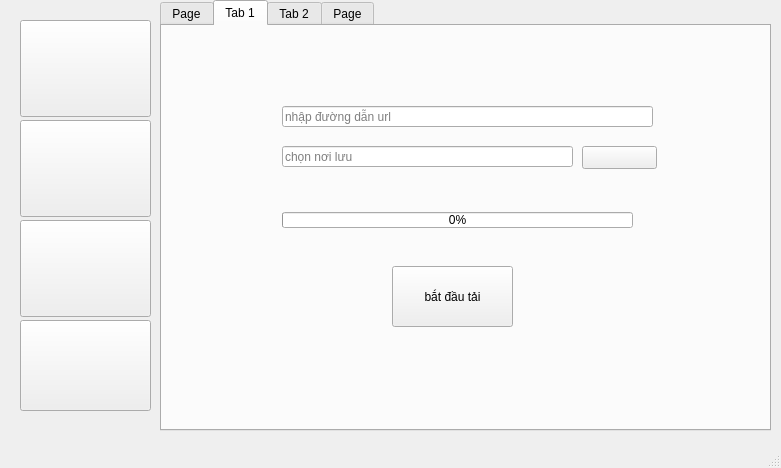
<?xml version="1.0" encoding="UTF-8"?>
<ui version="4.0">
 <class>MainWindow</class>
 <widget class="QMainWindow" name="MainWindow">
  <property name="geometry">
   <rect>
    <x>0</x>
    <y>0</y>
    <width>781</width>
    <height>468</height>
   </rect>
  </property>
  <property name="windowTitle">
   <string>MainWindow</string>
  </property>
  <widget class="QWidget" name="centralwidget">
   <widget class="QTabWidget" name="tabWidget">
    <property name="geometry">
     <rect>
      <x>160</x>
      <y>0</y>
      <width>611</width>
      <height>431</height>
     </rect>
    </property>
    <property name="layoutDirection">
     <enum>Qt::LeftToRight</enum>
    </property>
    <property name="currentIndex">
     <number>1</number>
    </property>
    <widget class="QWidget" name="tab_5">
     <attribute name="title">
      <string>Page</string>
     </attribute>
     <widget class="QGroupBox" name="groupBox">
      <property name="geometry">
       <rect>
        <x>40</x>
        <y>60</y>
        <width>241</width>
        <height>141</height>
       </rect>
      </property>
      <property name="title">
       <string/>
      </property>
      <widget class="QLabel" name="label_8">
       <property name="geometry">
        <rect>
         <x>110</x>
         <y>50</y>
         <width>111</width>
         <height>61</height>
        </rect>
       </property>
       <property name="font">
        <font>
         <pointsize>16</pointsize>
        </font>
       </property>
       <property name="text">
        <string>Tải bất kỳ tệp tin nào</string>
       </property>
       <property name="scaledContents">
        <bool>true</bool>
       </property>
       <property name="wordWrap">
        <bool>true</bool>
       </property>
      </widget>
      <widget class="QLabel" name="label_9">
       <property name="geometry">
        <rect>
         <x>20</x>
         <y>30</y>
         <width>81</width>
         <height>91</height>
        </rect>
       </property>
       <property name="text">
        <string/>
       </property>
       <property name="pixmap">
        <pixmap resource="photo.qrc">:/icons/abc.png</pixmap>
       </property>
       <property name="scaledContents">
        <bool>true</bool>
       </property>
      </widget>
     </widget>
     <widget class="QGroupBox" name="groupBox_2">
      <property name="geometry">
       <rect>
        <x>330</x>
        <y>60</y>
        <width>241</width>
        <height>141</height>
       </rect>
      </property>
      <property name="title">
       <string/>
      </property>
      <widget class="QLabel" name="label_10">
       <property name="geometry">
        <rect>
         <x>110</x>
         <y>50</y>
         <width>121</width>
         <height>61</height>
        </rect>
       </property>
       <property name="font">
        <font>
         <pointsize>14</pointsize>
        </font>
       </property>
       <property name="text">
        <string>Tải video trên youtube</string>
       </property>
       <property name="scaledContents">
        <bool>true</bool>
       </property>
       <property name="wordWrap">
        <bool>true</bool>
       </property>
      </widget>
      <widget class="QLabel" name="label_11">
       <property name="geometry">
        <rect>
         <x>20</x>
         <y>30</y>
         <width>81</width>
         <height>91</height>
        </rect>
       </property>
       <property name="text">
        <string/>
       </property>
       <property name="pixmap">
        <pixmap resource="photo.qrc">:/icons/youtube.png</pixmap>
       </property>
       <property name="scaledContents">
        <bool>true</bool>
       </property>
      </widget>
     </widget>
     <widget class="QGroupBox" name="groupBox_4">
      <property name="geometry">
       <rect>
        <x>330</x>
        <y>230</y>
        <width>241</width>
        <height>141</height>
       </rect>
      </property>
      <property name="title">
       <string/>
      </property>
      <widget class="QLabel" name="label_12">
       <property name="geometry">
        <rect>
         <x>110</x>
         <y>30</y>
         <width>111</width>
         <height>81</height>
        </rect>
       </property>
       <property name="font">
        <font>
         <pointsize>14</pointsize>
        </font>
       </property>
       <property name="text">
        <string>Thay đổi theme và cài đặt</string>
       </property>
       <property name="scaledContents">
        <bool>true</bool>
       </property>
       <property name="wordWrap">
        <bool>true</bool>
       </property>
      </widget>
      <widget class="QLabel" name="label_13">
       <property name="geometry">
        <rect>
         <x>20</x>
         <y>20</y>
         <width>91</width>
         <height>101</height>
        </rect>
       </property>
       <property name="text">
        <string/>
       </property>
       <property name="pixmap">
        <pixmap resource="photo.qrc">:/icons/fix.png</pixmap>
       </property>
       <property name="scaledContents">
        <bool>true</bool>
       </property>
      </widget>
     </widget>
     <widget class="QGroupBox" name="groupBox_3">
      <property name="geometry">
       <rect>
        <x>40</x>
        <y>230</y>
        <width>241</width>
        <height>141</height>
       </rect>
      </property>
      <property name="title">
       <string/>
      </property>
      <widget class="QLabel" name="label_14">
       <property name="geometry">
        <rect>
         <x>110</x>
         <y>30</y>
         <width>111</width>
         <height>81</height>
        </rect>
       </property>
       <property name="font">
        <font>
         <pointsize>14</pointsize>
        </font>
       </property>
       <property name="text">
        <string>Tải danh sách video</string>
       </property>
       <property name="scaledContents">
        <bool>true</bool>
       </property>
       <property name="wordWrap">
        <bool>true</bool>
       </property>
      </widget>
      <widget class="QLabel" name="label_15">
       <property name="geometry">
        <rect>
         <x>20</x>
         <y>20</y>
         <width>81</width>
         <height>101</height>
        </rect>
       </property>
       <property name="text">
        <string/>
       </property>
       <property name="pixmap">
        <pixmap resource="photo.qrc">:/icons/playlist.png</pixmap>
       </property>
       <property name="scaledContents">
        <bool>true</bool>
       </property>
      </widget>
     </widget>
    </widget>
    <widget class="QWidget" name="tab">
     <attribute name="title">
      <string>Tab 1</string>
     </attribute>
     <widget class="QLineEdit" name="lineEdit">
      <property name="geometry">
       <rect>
        <x>120</x>
        <y>80</y>
        <width>371</width>
        <height>21</height>
       </rect>
      </property>
      <property name="placeholderText">
       <string>nhập đường dẫn url</string>
      </property>
     </widget>
     <widget class="QLineEdit" name="lineEdit_2">
      <property name="geometry">
       <rect>
        <x>120</x>
        <y>120</y>
        <width>291</width>
        <height>21</height>
       </rect>
      </property>
      <property name="placeholderText">
       <string>chọn nơi lưu</string>
      </property>
     </widget>
     <widget class="QPushButton" name="pushButton_2">
      <property name="geometry">
       <rect>
        <x>420</x>
        <y>120</y>
        <width>75</width>
        <height>23</height>
       </rect>
      </property>
      <property name="text">
       <string/>
      </property>
      <property name="icon">
       <iconset>
        <normaloff>icons/search.png</normaloff>icons/search.png</iconset>
      </property>
     </widget>
     <widget class="QProgressBar" name="progressBar">
      <property name="geometry">
       <rect>
        <x>120</x>
        <y>186</y>
        <width>351</width>
        <height>16</height>
       </rect>
      </property>
      <property name="value">
       <number>0</number>
      </property>
     </widget>
     <widget class="QPushButton" name="pushButton_8">
      <property name="geometry">
       <rect>
        <x>230</x>
        <y>240</y>
        <width>121</width>
        <height>61</height>
       </rect>
      </property>
      <property name="text">
       <string>bắt đầu tải</string>
      </property>
     </widget>
    </widget>
    <widget class="QWidget" name="tab_2">
     <attribute name="title">
      <string>Tab 2</string>
     </attribute>
     <widget class="QTabWidget" name="tabWidget_2">
      <property name="enabled">
       <bool>true</bool>
      </property>
      <property name="geometry">
       <rect>
        <x>30</x>
        <y>0</y>
        <width>561</width>
        <height>451</height>
       </rect>
      </property>
      <property name="layoutDirection">
       <enum>Qt::LeftToRight</enum>
      </property>
      <property name="currentIndex">
       <number>0</number>
      </property>
      <widget class="QWidget" name="tab_3">
       <attribute name="title">
        <string>1 video</string>
       </attribute>
       <widget class="QLineEdit" name="lineEdit_3">
        <property name="geometry">
         <rect>
          <x>70</x>
          <y>60</y>
          <width>361</width>
          <height>31</height>
         </rect>
        </property>
        <property name="text">
         <string/>
        </property>
        <property name="placeholderText">
         <string>Nhập đường dẫn của youtube</string>
        </property>
       </widget>
       <widget class="QLineEdit" name="lineEdit_4">
        <property name="geometry">
         <rect>
          <x>70</x>
          <y>100</y>
          <width>361</width>
          <height>31</height>
         </rect>
        </property>
        <property name="placeholderText">
         <string>Chọn thư mục lưu</string>
        </property>
       </widget>
       <widget class="QPushButton" name="pushButton_3">
        <property name="geometry">
         <rect>
          <x>440</x>
          <y>60</y>
          <width>75</width>
          <height>31</height>
         </rect>
        </property>
        <property name="text">
         <string/>
        </property>
        <property name="icon">
         <iconset>
          <normaloff>icons/check.png</normaloff>icons/check.png</iconset>
        </property>
        <property name="iconSize">
         <size>
          <width>21</width>
          <height>21</height>
         </size>
        </property>
       </widget>
       <widget class="QPushButton" name="pushButton_4">
        <property name="geometry">
         <rect>
          <x>440</x>
          <y>100</y>
          <width>75</width>
          <height>31</height>
         </rect>
        </property>
        <property name="text">
         <string/>
        </property>
        <property name="icon">
         <iconset>
          <normaloff>icons/save.png</normaloff>icons/save.png</iconset>
        </property>
        <property name="iconSize">
         <size>
          <width>20</width>
          <height>20</height>
         </size>
        </property>
       </widget>
       <widget class="QPushButton" name="pushButton_5">
        <property name="geometry">
         <rect>
          <x>240</x>
          <y>310</y>
          <width>91</width>
          <height>31</height>
         </rect>
        </property>
        <property name="text">
         <string>bắt đầu tải</string>
        </property>
       </widget>
       <widget class="QProgressBar" name="progressBar_2">
        <property name="geometry">
         <rect>
          <x>80</x>
          <y>200</y>
          <width>411</width>
          <height>16</height>
         </rect>
        </property>
        <property name="value">
         <number>0</number>
        </property>
       </widget>
       <widget class="QLabel" name="label">
        <property name="geometry">
         <rect>
          <x>90</x>
          <y>160</y>
          <width>111</width>
          <height>20</height>
         </rect>
        </property>
        <property name="text">
         <string>chất lượng video</string>
        </property>
       </widget>
       <widget class="QComboBox" name="comboBox">
        <property name="geometry">
         <rect>
          <x>210</x>
          <y>160</y>
          <width>211</width>
          <height>22</height>
         </rect>
        </property>
       </widget>
       <widget class="QLabel" name="label_5">
        <property name="geometry">
         <rect>
          <x>30</x>
          <y>250</y>
          <width>91</width>
          <height>16</height>
         </rect>
        </property>
        <property name="text">
         <string/>
        </property>
       </widget>
      </widget>
      <widget class="QWidget" name="tab_4">
       <attribute name="title">
        <string>nhiều video</string>
       </attribute>
       <widget class="QLineEdit" name="lineEdit_5">
        <property name="geometry">
         <rect>
          <x>90</x>
          <y>50</y>
          <width>411</width>
          <height>31</height>
         </rect>
        </property>
        <property name="font">
         <font>
          <family>Segoe UI</family>
         </font>
        </property>
        <property name="placeholderText">
         <string>nhập url abum</string>
        </property>
       </widget>
       <widget class="QLineEdit" name="lineEdit_6">
        <property name="geometry">
         <rect>
          <x>90</x>
          <y>90</y>
          <width>361</width>
          <height>31</height>
         </rect>
        </property>
        <property name="font">
         <font>
          <family>Segoe UI</family>
         </font>
        </property>
        <property name="placeholderText">
         <string>Nơi lưu</string>
        </property>
       </widget>
       <widget class="QPushButton" name="pushButton_6">
        <property name="geometry">
         <rect>
          <x>460</x>
          <y>90</y>
          <width>41</width>
          <height>31</height>
         </rect>
        </property>
        <property name="text">
         <string/>
        </property>
        <property name="icon">
         <iconset>
          <normaloff>icons/save.png</normaloff>icons/save.png</iconset>
        </property>
        <property name="iconSize">
         <size>
          <width>20</width>
          <height>20</height>
         </size>
        </property>
       </widget>
       <widget class="QLabel" name="label_2">
        <property name="geometry">
         <rect>
          <x>90</x>
          <y>150</y>
          <width>111</width>
          <height>20</height>
         </rect>
        </property>
        <property name="font">
         <font>
          <family>Segoe UI</family>
          <pointsize>10</pointsize>
          <weight>75</weight>
          <bold>true</bold>
         </font>
        </property>
        <property name="text">
         <string>chất lượng video</string>
        </property>
       </widget>
       <widget class="QComboBox" name="comboBox_2">
        <property name="geometry">
         <rect>
          <x>210</x>
          <y>150</y>
          <width>211</width>
          <height>22</height>
         </rect>
        </property>
        <item>
         <property name="text">
          <string>1080</string>
         </property>
        </item>
        <item>
         <property name="text">
          <string>720</string>
         </property>
        </item>
        <item>
         <property name="text">
          <string>480</string>
         </property>
        </item>
        <item>
         <property name="text">
          <string>360</string>
         </property>
        </item>
       </widget>
       <widget class="QProgressBar" name="progressBar_3">
        <property name="geometry">
         <rect>
          <x>90</x>
          <y>270</y>
          <width>371</width>
          <height>13</height>
         </rect>
        </property>
        <property name="value">
         <number>0</number>
        </property>
       </widget>
       <widget class="QPushButton" name="pushButton_7">
        <property name="geometry">
         <rect>
          <x>240</x>
          <y>310</y>
          <width>91</width>
          <height>31</height>
         </rect>
        </property>
        <property name="text">
         <string>bắt đầu tải</string>
        </property>
       </widget>
       <widget class="QLabel" name="label_3">
        <property name="geometry">
         <rect>
          <x>90</x>
          <y>220</y>
          <width>81</width>
          <height>16</height>
         </rect>
        </property>
        <property name="font">
         <font>
          <family>Segoe UI</family>
          <pointsize>10</pointsize>
         </font>
        </property>
        <property name="text">
         <string>video hiện tại:</string>
        </property>
       </widget>
       <widget class="QLabel" name="label_4">
        <property name="geometry">
         <rect>
          <x>260</x>
          <y>210</y>
          <width>161</width>
          <height>41</height>
         </rect>
        </property>
        <property name="font">
         <font>
          <family>Segoe UI</family>
          <pointsize>8</pointsize>
         </font>
        </property>
        <property name="text">
         <string>tất cả trong danh sách video</string>
        </property>
       </widget>
       <widget class="QLCDNumber" name="lcdNumber">
        <property name="geometry">
         <rect>
          <x>170</x>
          <y>210</y>
          <width>71</width>
          <height>31</height>
         </rect>
        </property>
        <property name="styleSheet">
         <string notr="true">color:rgb(255, 0, 0)</string>
        </property>
       </widget>
       <widget class="QLCDNumber" name="lcdNumber_2">
        <property name="geometry">
         <rect>
          <x>430</x>
          <y>210</y>
          <width>71</width>
          <height>31</height>
         </rect>
        </property>
        <property name="styleSheet">
         <string notr="true">font: 8pt &quot;Segoe UI&quot;;color: rgb(0, 255, 0)</string>
        </property>
       </widget>
       <widget class="QLabel" name="label_6">
        <property name="geometry">
         <rect>
          <x>20</x>
          <y>270</y>
          <width>111</width>
          <height>21</height>
         </rect>
        </property>
        <property name="text">
         <string/>
        </property>
       </widget>
      </widget>
     </widget>
    </widget>
    <widget class="QWidget" name="tab_6">
     <attribute name="title">
      <string>Page</string>
     </attribute>
     <widget class="QPushButton" name="pushButton_12">
      <property name="geometry">
       <rect>
        <x>40</x>
        <y>260</y>
        <width>161</width>
        <height>111</height>
       </rect>
      </property>
      <property name="styleSheet">
       <string notr="true">background-color: rgb(50, 50, 50);</string>
      </property>
      <property name="text">
       <string/>
      </property>
     </widget>
     <widget class="QPushButton" name="pushButton_13">
      <property name="geometry">
       <rect>
        <x>220</x>
        <y>260</y>
        <width>161</width>
        <height>111</height>
       </rect>
      </property>
      <property name="styleSheet">
       <string notr="true">
background-color: rgb(240, 240, 240);</string>
      </property>
      <property name="text">
       <string/>
      </property>
     </widget>
     <widget class="QPushButton" name="pushButton_14">
      <property name="geometry">
       <rect>
        <x>400</x>
        <y>260</y>
        <width>161</width>
        <height>111</height>
       </rect>
      </property>
      <property name="styleSheet">
       <string notr="true">background-color: rgb(48, 47, 47);</string>
      </property>
      <property name="text">
       <string/>
      </property>
     </widget>
     <widget class="QLabel" name="label_7">
      <property name="geometry">
       <rect>
        <x>80</x>
        <y>20</y>
        <width>461</width>
        <height>81</height>
       </rect>
      </property>
      <property name="font">
       <font>
        <family>Segoe UI</family>
        <pointsize>24</pointsize>
       </font>
      </property>
      <property name="text">
       <string>Chọn theme bạn muốn sử dụng</string>
      </property>
     </widget>
     <widget class="QPushButton" name="pushButton_15">
      <property name="geometry">
       <rect>
        <x>130</x>
        <y>130</y>
        <width>161</width>
        <height>111</height>
       </rect>
      </property>
      <property name="styleSheet">
       <string notr="true">
background-color: rgb(25, 35, 45);</string>
      </property>
      <property name="text">
       <string/>
      </property>
     </widget>
     <widget class="QPushButton" name="pushButton_16">
      <property name="geometry">
       <rect>
        <x>310</x>
        <y>130</y>
        <width>161</width>
        <height>111</height>
       </rect>
      </property>
      <property name="styleSheet">
       <string notr="true">background-color: rgb(50, 50, 50);</string>
      </property>
      <property name="text">
       <string/>
      </property>
     </widget>
    </widget>
   </widget>
   <widget class="QPushButton" name="pushButton">
    <property name="geometry">
     <rect>
      <x>20</x>
      <y>20</y>
      <width>131</width>
      <height>97</height>
     </rect>
    </property>
    <property name="text">
     <string/>
    </property>
    <property name="icon">
     <iconset resource="photo.qrc">
      <normaloff>:/icons/browser.png</normaloff>:/icons/browser.png</iconset>
    </property>
    <property name="iconSize">
     <size>
      <width>131</width>
      <height>80</height>
     </size>
    </property>
   </widget>
   <widget class="QPushButton" name="pushButton_9">
    <property name="geometry">
     <rect>
      <x>20</x>
      <y>120</y>
      <width>131</width>
      <height>97</height>
     </rect>
    </property>
    <property name="text">
     <string/>
    </property>
    <property name="icon">
     <iconset resource="photo.qrc">
      <normaloff>:/icons/file.png</normaloff>:/icons/file.png</iconset>
    </property>
    <property name="iconSize">
     <size>
      <width>131</width>
      <height>80</height>
     </size>
    </property>
   </widget>
   <widget class="QPushButton" name="pushButton_10">
    <property name="geometry">
     <rect>
      <x>20</x>
      <y>320</y>
      <width>131</width>
      <height>91</height>
     </rect>
    </property>
    <property name="text">
     <string/>
    </property>
    <property name="icon">
     <iconset resource="photo.qrc">
      <normaloff>:/icons/setting.png</normaloff>:/icons/setting.png</iconset>
    </property>
    <property name="iconSize">
     <size>
      <width>131</width>
      <height>80</height>
     </size>
    </property>
   </widget>
   <widget class="QPushButton" name="pushButton_11">
    <property name="geometry">
     <rect>
      <x>20</x>
      <y>220</y>
      <width>131</width>
      <height>97</height>
     </rect>
    </property>
    <property name="text">
     <string/>
    </property>
    <property name="icon">
     <iconset resource="photo.qrc">
      <normaloff>:/icons/youtube.png</normaloff>:/icons/youtube.png</iconset>
    </property>
    <property name="iconSize">
     <size>
      <width>131</width>
      <height>80</height>
     </size>
    </property>
   </widget>
  </widget>
  <widget class="QMenuBar" name="menubar">
   <property name="geometry">
    <rect>
     <x>0</x>
     <y>0</y>
     <width>781</width>
     <height>21</height>
    </rect>
   </property>
  </widget>
  <widget class="QStatusBar" name="statusbar"/>
 </widget>
 <resources>
  <include location="photo.qrc"/>
 </resources>
 <connections/>
</ui>
